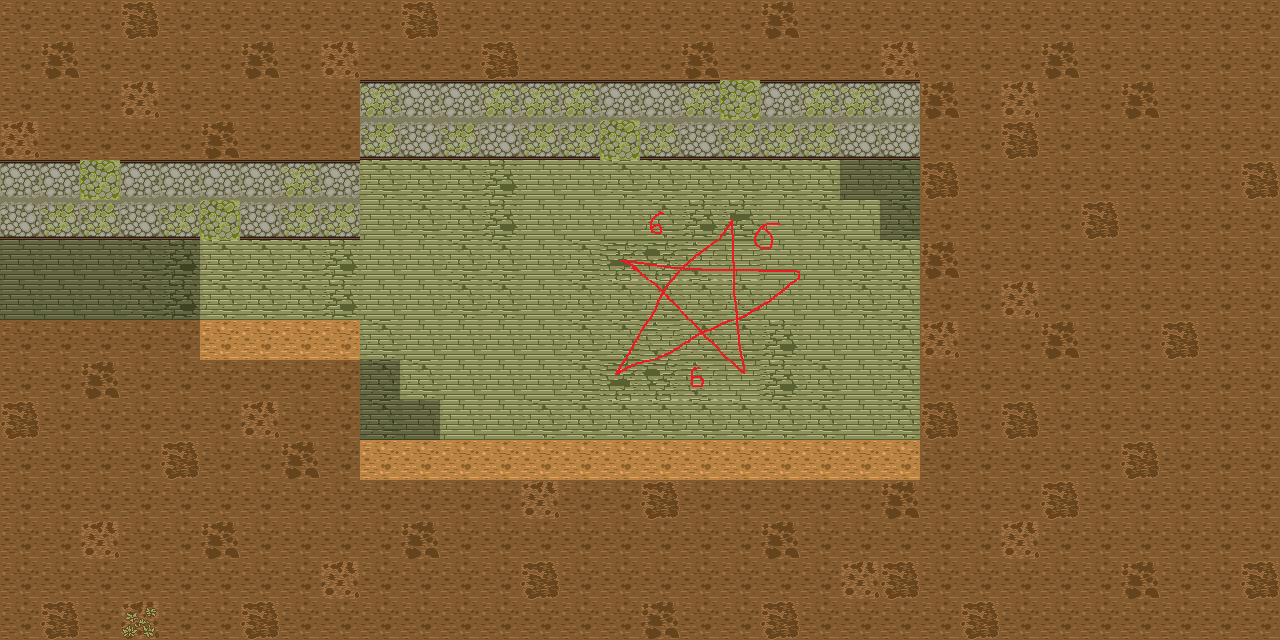

Rendered tile map (Tiled .tmx) drawn with the repository's tilesets; below, a short description and the map source with its tile grids summarised:
An orthogonal 32x16 tile map with 40x40 px tiles, 3 tile layers (Tile Layer 1, Collision, Foreground), 3 tilesets and 42 objects.

<map version="1.0" orientation="orthogonal" renderorder="right-down" width="32" height="16" tilewidth="40" tileheight="40" nextobjectid="53">
 <tileset firstgid="1" name="Ground" tilewidth="80" tileheight="84" tilecount="14" columns="0">
  <tile id="0">
   <image width="40" height="40" source="../Unity/Assets/Fantasy Environment and Animated Characters (Pixel Art)/Graphical/Buildings Tileset/Tileset 1/TileSet_02.png" />
  </tile>
  <tile id="1">
   <image width="40" height="40" source="../Unity/Assets/Fantasy Environment and Animated Characters (Pixel Art)/Graphical/Buildings Tileset/Tileset 1/TileSet_76.png" />
  </tile>
  <tile id="2">
   <image width="40" height="40" source="../Unity/Assets/Fantasy Environment and Animated Characters (Pixel Art)/Graphical/Buildings Tileset/Tileset 1/TileSet_81.png" />
  </tile>
  <tile id="3">
   <image width="34" height="40" source="../Unity/Assets/Fantasy Environment and Animated Characters (Pixel Art)/Graphical/Environments/Crates/Crate_03_mossy.png" />
  </tile>
  <tile id="4">
   <image width="40" height="40" source="../Unity/Assets/Fantasy Environment and Animated Characters (Pixel Art)/Graphical/TileSet/Tileset 2/TileSet_03.png" />
  </tile>
  <tile id="5">
   <image width="40" height="40" source="../Unity/Assets/Fantasy Environment and Animated Characters (Pixel Art)/Graphical/TileSet/Tileset 2/TileSet_08.png" />
  </tile>
  <tile id="6">
   <image width="22" height="84" source="../Unity/Assets/Fantasy Environment and Animated Characters (Pixel Art)/Graphical/Environments/Misc/Totem_01.png" />
  </tile>
  <tile id="7">
   <image width="40" height="40" source="../Unity/Assets/Fantasy Environment and Animated Characters (Pixel Art)/Graphical/TileSet/Tileset 2/TileSet_12.png" />
  </tile>
  <tile id="8">
   <image width="40" height="40" source="../Unity/Assets/Fantasy Environment and Animated Characters (Pixel Art)/Graphical/TileSet/Tileset 2/TileSet_14.png" />
  </tile>
  <tile id="9">
   <image width="40" height="40" source="../Unity/Assets/Fantasy Environment and Animated Characters (Pixel Art)/Graphical/TileSet/Tileset 2/TileSet_15.png" />
  </tile>
  <tile id="10">
   <image width="40" height="40" source="../Unity/Assets/Fantasy Environment and Animated Characters (Pixel Art)/Graphical/TileSet/Tileset 2/TileSet_16.png" />
  </tile>
  <tile id="11">
   <image width="60" height="46" source="../Unity/Assets/Fantasy Environment and Animated Characters (Pixel Art)/Graphical/Environments/Misc/Skeletons/Skeleton_01_v1.png" />
  </tile>
  <tile id="12">
   <image width="60" height="46" source="../Unity/Assets/Fantasy Environment and Animated Characters (Pixel Art)/Graphical/Environments/Misc/Skeletons/Skeleton_01_v2.png" />
  </tile>
  <tile id="13">
   <image width="80" height="46" source="Skeletons.png" />
  </tile>
 </tileset>
 <tileset firstgid="15" name="Cellar" tilewidth="40" tileheight="40" spacing="1" tilecount="49" columns="7">
  <image source="cellar.png" width="325" height="287" />
 </tileset>
 <tileset firstgid="64" name="Collision" tilewidth="40" tileheight="40" tilecount="1" columns="0">
  <tile id="0">
   <image width="40" height="40" source="../Unity/Assets/Fantasy Environment and Animated Characters (Pixel Art)/Graphical/Buildings Tileset/Tileset 1/TileSet_79.png" />
   <objectgroup draworder="index">
    <object id="1" x="0" y="0" width="40" height="40" />
   </objectgroup>
  </tile>
 </tileset>
 <layer name="Tile Layer 1" width="32" height="16">
  <properties>
   <property name="unity:sortingLayerName" value="Tiles" />
  </properties>
  <data>[512 cells, 512 non-empty, 40 distinct tile ids]</data>
 </layer>
 <objectgroup name="Object Layer 1">
  <properties>
   <property name="unity:sortingLayerName" value="Objects" />
  </properties>
  <object id="1" gid="4" x="414" y="431" width="34" height="40" />
  <object id="2" gid="4" x="377" y="415" width="34" height="40" />
  <object id="3" gid="4" x="837" y="198" width="34" height="40" />
  <object id="4" gid="4" x="867" y="229" width="34" height="40" />
  <object id="5" gid="2" x="360" y="160" width="40" height="40" />
  <object id="6" gid="2" x="400" y="159.833" width="40" height="40" />
  <object id="7" gid="2" x="440" y="159.5" width="40" height="40" />
  <object id="8" gid="2" x="480" y="159.333" width="40" height="40" />
  <object id="9" gid="2" x="319.993" y="163.179" width="73.9723" height="40" rotation="-270.425" />
  <object id="10" gid="2" x="520" y="159" width="40" height="40" />
  <object id="11" gid="2" x="608.438" y="166.394" width="40" height="40" rotation="-12.0237" />
  <object id="12" gid="2" x="639" y="159" width="40" height="40" />
  <object id="13" gid="2" x="679" y="159" width="40" height="40" />
  <object id="14" gid="2" x="719" y="158.5" width="40" height="40" />
  <object id="15" gid="2" x="880.5" y="158.5" width="40" height="40" />
  <object id="16" gid="2" x="808.397" y="165.975" width="40" height="40" rotation="-12.3255" />
  <object id="17" gid="2" x="843.167" y="158.667" width="40" height="40" />
  <object id="18" gid="2" x="281.021" y="242.746" width="40" height="40" rotation="-4.2056" />
  <object id="19" gid="2" x="200.279" y="239.553" width="40" height="40" rotation="3.10691" />
  <object id="20" gid="2" x="119.667" y="239.167" width="40" height="40" />
  <object id="21" gid="2" x="162.667" y="239.667" width="40" height="40" />
  <object id="22" gid="2" x="82.632" y="242.032" width="40" height="40" rotation="-4.05776" />
  <object id="23" gid="2" x="-6.58832" y="239.356" width="40" height="40" rotation="7.99831" />
  <object id="24" gid="2" x="317.5" y="240" width="40" height="40" />
  <object id="25" gid="2" x="122.985" y="163.179" width="74.9722" height="40" rotation="-270.425" />
  <object id="26" gid="2" x="523.667" y="83.1594" width="74.6587" height="40" rotation="-270.425" />
  <object id="27" gid="2" x="323.993" y="83.1792" width="73.9723" height="40" rotation="-270.425" />
  <object id="28" gid="2" x="802.993" y="82.1792" width="75.9771" height="40" rotation="-270.425" />
  <object id="29" gid="2" x="605.993" y="83.1792" width="73.9723" height="40" rotation="-270.425" />
  <object id="30" gid="7" x="605.333" y="401" width="22" height="84">
   <properties>
    <property name="unity:sortingOrder" value="-145" />
   </properties>
  </object>
  <object id="31" gid="7" x="734" y="413" width="22" height="84">
   <properties>
    <property name="unity:sortingOrder" value="-145" />
   </properties>
  </object>
  <object id="32" gid="7" x="790" y="311" width="22" height="84">
   <properties>
    <property name="unity:sortingOrder" value="-145" />
   </properties>
  </object>
  <object id="33" gid="7" x="609.333" y="296" width="22" height="84">
   <properties>
    <property name="unity:sortingOrder" value="-145" />
   </properties>
  </object>
  <object id="34" gid="7" x="721" y="248.667" width="22" height="84">
   <properties>
    <property name="unity:sortingOrder" value="-145" />
   </properties>
  </object>
  <object id="37" gid="12" x="706" y="530" width="60" height="46" />
  <object id="39" gid="12" x="28" y="392" width="60" height="46" />
  <object id="41" gid="13" x="468" y="623" width="60" height="46" />
  <object id="42" gid="12" x="172" y="615" width="60" height="46" />
  <object id="43" gid="13" x="215" y="508" width="60" height="46" />
  <object id="44" gid="12" x="174" y="65" width="60" height="46" />
  <object id="45" gid="13" x="259.611" y="135.726" width="60" height="46" rotation="9.51254" />
 </objectgroup>
 <layer name="Collision" width="32" height="16">
  <properties>
   <property name="unity:ignore" value="visual" />
  </properties>
  <data>[512 cells, 394 non-empty, 1 distinct tile ids]</data>
 </layer>
 <layer name="Foreground" width="32" height="16">
  <properties>
   <property name="unity:sortingLayerName" value="Foreground" />
  </properties>
  <data>[512 cells, 18 non-empty, 1 distinct tile ids]</data>
 </layer>
</map>
